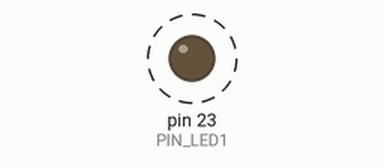
Simulated run of this sketch. Board: Arduino Mega 2560, built with avr-gcc and run on an emulated ATmega2560. Parts: output pins drawn as LEDs (lit = HIGH). Dashed ring = blinking. What the sketch prints to the serial monitor is not drawn.

Above: at 0.5 s.
Timing chart, 0 to 4.6 s (numbered marks = the images above):
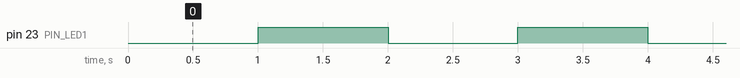

The sketch:

sketch.ino
```cpp
// Episode 1: At a blink of a LED
#include "blinking_led.hpp"

void setup() {
  Serial.begin(115200);
  setup_heartbeat();
}

void loop() {
  nonblocking_blink(1000);

}
```

blinking_led.hpp
```cpp
// Episode 1: Add Setup and non-blocking Logic for our blinking-heartbeat-LED.
#pragma once

#include <Arduino.h>

static constexpr int PIN_LED1 = 23;

void setup_heartbeat() {
  pinMode(PIN_LED1, OUTPUT);
  digitalWrite(PIN_LED1, LOW); // It is good practice setting up an initial value.
}

void nonblocking_blink(const uint32_t time_ms) {
  static uint32_t t0 = 0;
  const uint32_t now = millis();
  if (now - t0 >= time_ms) {
    t0 += time_ms; // it could be t0 = now. But this way we avoid drifting from the expected interval with any loop delay.
    digitalWrite(PIN_LED1, !digitalRead(PIN_LED1));
    Serial.println("Beep (LED toggled)");
  }
}
```

Measured:
- by itself, pin 23 (PIN_LED1): alternates HIGH for 1.0 s and LOW for 1.0 s
